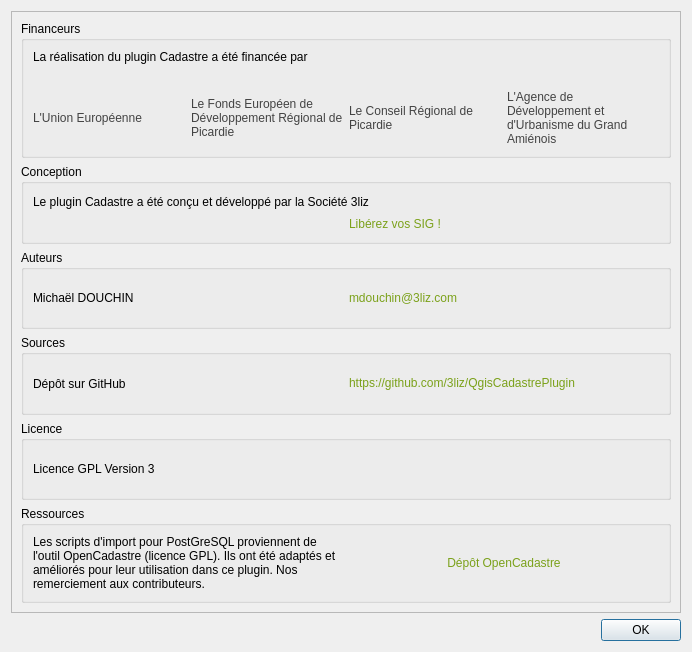
<?xml version="1.0" encoding="UTF-8"?>
<ui version="4.0">
 <class>cadastre_about_form</class>
 <widget class="QDialog" name="cadastre_about_form">
  <property name="geometry">
   <rect>
    <x>0</x>
    <y>0</y>
    <width>692</width>
    <height>652</height>
   </rect>
  </property>
  <property name="windowTitle">
   <string>Cadastre - A propos</string>
  </property>
  <layout class="QVBoxLayout" name="verticalLayout">
   <item>
    <widget class="QScrollArea" name="scrollArea">
     <property name="widgetResizable">
      <bool>true</bool>
     </property>
     <widget class="QWidget" name="scrollAreaWidgetContents">
      <property name="geometry">
       <rect>
        <x>0</x>
        <y>0</y>
        <width>656</width>
        <height>709</height>
       </rect>
      </property>
      <layout class="QVBoxLayout" name="verticalLayout_2">
       <item>
        <widget class="QGroupBox" name="groupBox">
         <property name="title">
          <string>Financeurs</string>
         </property>
         <layout class="QVBoxLayout" name="verticalLayout_3">
          <item>
           <widget class="QLabel" name="label_5">
            <property name="text">
             <string>La réalisation du plugin Cadastre a été financée par</string>
            </property>
            <property name="wordWrap">
             <bool>true</bool>
            </property>
           </widget>
          </item>
          <item>
           <layout class="QGridLayout" name="gridLayout">
            <item row="0" column="0">
             <widget class="QLabel" name="label_8">
              <property name="maximumSize">
               <size>
                <width>16777215</width>
                <height>16777215</height>
               </size>
              </property>
              <property name="text">
               <string>&lt;html&gt;&lt;head/&gt;&lt;body&gt;&lt;p&gt;&lt;a href=&quot;http://europa.eu/index_fr.htm&quot; target=&quot;_blank&quot;&gt;&lt;span style=&quot; text-decoration: underline; color:#0000ff;&quot;/&gt;&lt;img src=&quot;:/plugins/cadastre/images/logo_europe.png&quot;/&gt;&lt;/a&gt;&lt;/p&gt;&lt;/body&gt;&lt;/html&gt;</string>
              </property>
              <property name="scaledContents">
               <bool>false</bool>
              </property>
              <property name="alignment">
               <set>Qt::AlignCenter</set>
              </property>
              <property name="openExternalLinks">
               <bool>true</bool>
              </property>
             </widget>
            </item>
            <item row="0" column="1">
             <widget class="QLabel" name="label_9">
              <property name="maximumSize">
               <size>
                <width>16777215</width>
                <height>16777215</height>
               </size>
              </property>
              <property name="text">
               <string>&lt;html&gt;&lt;head/&gt;&lt;body&gt;&lt;p&gt;&lt;a href=&quot;http://www.picardie-europe.eu/&quot; target=&quot;_blank&quot;&gt;&lt;span style=&quot; text-decoration: underline; color:#0000ff;&quot;/&gt;&lt;img src=&quot;:/plugins/cadastre/images/logo_feder.png&quot;/&gt;&lt;/a&gt;&lt;/p&gt;&lt;/body&gt;&lt;/html&gt;</string>
              </property>
              <property name="scaledContents">
               <bool>false</bool>
              </property>
              <property name="alignment">
               <set>Qt::AlignCenter</set>
              </property>
              <property name="openExternalLinks">
               <bool>true</bool>
              </property>
             </widget>
            </item>
            <item row="0" column="3">
             <widget class="QLabel" name="label_6">
              <property name="maximumSize">
               <size>
                <width>16777215</width>
                <height>16777215</height>
               </size>
              </property>
              <property name="text">
               <string>&lt;html&gt;&lt;head/&gt;&lt;body&gt;&lt;p&gt;&lt;a href=&quot;http://www.aduga.org/&quot; target=&quot;_blank&quot;&gt;&lt;span style=&quot; text-decoration: underline; color:#0000ff;&quot;/&gt;&lt;img src=&quot;:/plugins/cadastre/images/logo_aduga.png&quot;/&gt;&lt;/a&gt;&lt;/p&gt;&lt;/body&gt;&lt;/html&gt;</string>
              </property>
              <property name="scaledContents">
               <bool>false</bool>
              </property>
              <property name="alignment">
               <set>Qt::AlignCenter</set>
              </property>
              <property name="openExternalLinks">
               <bool>true</bool>
              </property>
             </widget>
            </item>
            <item row="1" column="3">
             <widget class="QLabel" name="label">
              <property name="text">
               <string>&lt;a href=&quot;http://www.aduga.org/&quot; style=&quot;color:#434343;text-decoration:none;&quot;&gt;L'Agence de Développement et  d'Urbanisme du Grand Amiénois&lt;/a&gt;</string>
              </property>
              <property name="wordWrap">
               <bool>true</bool>
              </property>
              <property name="openExternalLinks">
               <bool>true</bool>
              </property>
             </widget>
            </item>
            <item row="1" column="1">
             <widget class="QLabel" name="label_4">
              <property name="text">
               <string>&lt;a href=&quot;http://www.picardie-europe.eu/&quot; style=&quot;color:#434343;text-decoration:none;&quot;&gt;Le  Fonds Européen de Développement Régional de Picardie&lt;/a&gt;</string>
              </property>
              <property name="wordWrap">
               <bool>true</bool>
              </property>
              <property name="openExternalLinks">
               <bool>true</bool>
              </property>
             </widget>
            </item>
            <item row="1" column="0">
             <widget class="QLabel" name="label_3">
              <property name="text">
               <string>&lt;a href=&quot;http://europa.eu/index_fr.htm&quot; style=&quot;color:#434343;text-decoration:none;&quot;&gt;L'Union Européenne&lt;/a&gt;</string>
              </property>
              <property name="wordWrap">
               <bool>true</bool>
              </property>
              <property name="openExternalLinks">
               <bool>true</bool>
              </property>
             </widget>
            </item>
            <item row="0" column="2">
             <widget class="QLabel" name="label_7">
              <property name="maximumSize">
               <size>
                <width>16777215</width>
                <height>16777215</height>
               </size>
              </property>
              <property name="text">
               <string>&lt;html&gt;&lt;head/&gt;&lt;body&gt;&lt;p&gt;&lt;a href=&quot;http://www.picardie.fr/&quot; target=&quot;_blank&quot;&gt;&lt;span style=&quot; text-decoration: underline; color:#0000ff;&quot;/&gt;&lt;img src=&quot;:/plugins/cadastre/images/logo_picardie.png&quot;/&gt;&lt;/a&gt;&lt;/p&gt;&lt;/body&gt;&lt;/html&gt;</string>
              </property>
              <property name="scaledContents">
               <bool>false</bool>
              </property>
              <property name="alignment">
               <set>Qt::AlignCenter</set>
              </property>
              <property name="openExternalLinks">
               <bool>true</bool>
              </property>
             </widget>
            </item>
            <item row="1" column="2">
             <widget class="QLabel" name="label_2">
              <property name="text">
               <string>&lt;a href=&quot;http://www.picardie.fr/&quot; style=&quot;color:#434343;text-decoration:none;&quot;&gt;Le Conseil Régional de Picardie&lt;/a&gt;</string>
              </property>
              <property name="wordWrap">
               <bool>true</bool>
              </property>
              <property name="openExternalLinks">
               <bool>true</bool>
              </property>
             </widget>
            </item>
           </layout>
          </item>
         </layout>
        </widget>
       </item>
       <item>
        <widget class="QGroupBox" name="groupBox_2">
         <property name="title">
          <string>Conception</string>
         </property>
         <layout class="QVBoxLayout" name="verticalLayout_4">
          <item>
           <widget class="QLabel" name="label_10">
            <property name="text">
             <string>Le plugin Cadastre a été conçu et développé par la Société 3liz</string>
            </property>
            <property name="wordWrap">
             <bool>true</bool>
            </property>
           </widget>
          </item>
          <item>
           <layout class="QHBoxLayout" name="horizontalLayout">
            <item>
             <widget class="QLabel" name="label_12">
              <property name="maximumSize">
               <size>
                <width>16777215</width>
                <height>16777215</height>
               </size>
              </property>
              <property name="text">
               <string>&lt;html&gt;&lt;head/&gt;&lt;body&gt;&lt;p&gt;&lt;a href=&quot;http://www.3liz.com/&quot; target=&quot;_blank&quot;&gt;&lt;span style=&quot; text-decoration: underline; color:#0000ff;&quot;/&gt;&lt;img src=&quot;:/plugins/cadastre/images/logo_3liz.png&quot;/&gt;&lt;/a&gt;&lt;/p&gt;&lt;/body&gt;&lt;/html&gt;</string>
              </property>
              <property name="scaledContents">
               <bool>false</bool>
              </property>
              <property name="alignment">
               <set>Qt::AlignCenter</set>
              </property>
              <property name="openExternalLinks">
               <bool>true</bool>
              </property>
             </widget>
            </item>
            <item>
             <widget class="QLabel" name="label_11">
              <property name="text">
               <string>&lt;a href=&quot;http://www.3liz.com&quot; style=&quot;color:#7BA11A;text-decoration:none;&quot;&gt;Libérez vos SIG !&lt;/a&gt;</string>
              </property>
              <property name="openExternalLinks">
               <bool>true</bool>
              </property>
             </widget>
            </item>
           </layout>
          </item>
         </layout>
        </widget>
       </item>
       <item>
        <widget class="QGroupBox" name="groupBox_3">
         <property name="title">
          <string>Auteurs</string>
         </property>
         <layout class="QVBoxLayout" name="verticalLayout_5">
          <item>
           <layout class="QGridLayout" name="gridLayout_2">
            <item row="0" column="0">
             <widget class="QLabel" name="label_13">
              <property name="text">
               <string>Michaël DOUCHIN</string>
              </property>
             </widget>
            </item>
            <item row="0" column="1">
             <widget class="QLabel" name="label_14">
              <property name="text">
               <string>&lt;a href=&quot;mailto:mdouchin@3liz.com?subject=Plugin cadastre - A propos&quot; style=&quot;color:#7BA11A;text-decoration:none;&quot;&gt;mdouchin@3liz.com&lt;/a&gt;</string>
              </property>
              <property name="openExternalLinks">
               <bool>true</bool>
              </property>
             </widget>
            </item>
           </layout>
          </item>
         </layout>
        </widget>
       </item>
       <item>
        <widget class="QGroupBox" name="groupBox_6">
         <property name="title">
          <string>Sources</string>
         </property>
         <layout class="QVBoxLayout" name="verticalLayout_8">
          <item>
           <layout class="QGridLayout" name="gridLayout_4">
            <item row="0" column="0">
             <widget class="QLabel" name="label_19">
              <property name="text">
               <string>Dépôt sur GitHub</string>
              </property>
             </widget>
            </item>
            <item row="0" column="1">
             <widget class="QLabel" name="label_20">
              <property name="text">
               <string>&lt;a href=&quot;https://github.com/3liz/QgisCadastrePlugin&quot; style=&quot;color:#7BA11A;text-decoration:none;&quot;&gt;https://github.com/3liz/QgisCadastrePlugin&lt;/a&gt;</string>
              </property>
              <property name="openExternalLinks">
               <bool>true</bool>
              </property>
             </widget>
            </item>
           </layout>
          </item>
         </layout>
        </widget>
       </item>
       <item>
        <widget class="QGroupBox" name="groupBox_4">
         <property name="title">
          <string>Licence</string>
         </property>
         <layout class="QVBoxLayout" name="verticalLayout_6">
          <item>
           <layout class="QGridLayout" name="gridLayout_3">
            <item row="0" column="0">
             <widget class="QLabel" name="label_15">
              <property name="text">
               <string>Licence GPL Version 3</string>
              </property>
             </widget>
            </item>
            <item row="0" column="1">
             <widget class="QLabel" name="label_16">
              <property name="text">
               <string>&lt;html&gt;&lt;head/&gt;&lt;body&gt;&lt;p&gt;&lt;a href=&quot;http://www.gnu.org/licenses/gpl.html&quot; target=&quot;_blank&quot;&gt;&lt;span style=&quot; text-decoration: underline; color:#0000ff;&quot;/&gt;&lt;img src=&quot;:/plugins/cadastre/images/logo_gnu3.png&quot;/&gt;&lt;/a&gt;&lt;/p&gt;&lt;/body&gt;&lt;/html&gt;</string>
              </property>
              <property name="openExternalLinks">
               <bool>true</bool>
              </property>
             </widget>
            </item>
           </layout>
          </item>
         </layout>
        </widget>
       </item>
       <item>
        <widget class="QGroupBox" name="groupBox_5">
         <property name="title">
          <string>Ressources</string>
         </property>
         <layout class="QVBoxLayout" name="verticalLayout_7">
          <item>
           <layout class="QHBoxLayout" name="horizontalLayout_2">
            <item>
             <widget class="QLabel" name="label_17">
              <property name="text">
               <string>Les scripts d'import pour PostGreSQL proviennent de l'outil OpenCadastre (licence GPL). Ils ont été adaptés et améliorés pour leur utilisation dans ce plugin. Nos remerciement aux contributeurs.</string>
              </property>
              <property name="wordWrap">
               <bool>true</bool>
              </property>
             </widget>
            </item>
            <item>
             <widget class="QLabel" name="label_18">
              <property name="text">
               <string>&lt;a href=&quot;https://adullact.net/scm/viewvc.php/trunk/data/pgsql/?root=opencadastre&quot;  style=&quot;color:#7BA11A;text-decoration:none;&quot;&gt;Dépôt OpenCadastre&lt;/a&gt;</string>
              </property>
              <property name="alignment">
               <set>Qt::AlignCenter</set>
              </property>
              <property name="openExternalLinks">
               <bool>true</bool>
              </property>
             </widget>
            </item>
           </layout>
          </item>
         </layout>
        </widget>
       </item>
      </layout>
     </widget>
    </widget>
   </item>
   <item>
    <widget class="QDialogButtonBox" name="buttonBox">
     <property name="standardButtons">
      <set>QDialogButtonBox::Ok</set>
     </property>
    </widget>
   </item>
  </layout>
 </widget>
 <tabstops>
  <tabstop>scrollArea</tabstop>
 </tabstops>
 <resources>
  <include location="resource.qrc"/>
 </resources>
 <connections/>
</ui>
